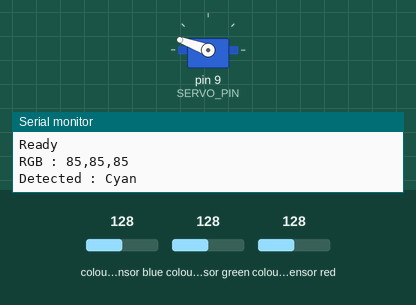
A sketch run on a simulated Arduino Uno, built with avr-gcc and run on an emulated ATmega328P. Parts: servo, the last lines printed to the serial monitor. The inputs (shaded band) are chosen by the test bench; at power-on: colour sensor blue 128, colour sensor green 128, colour sensor red 128.

Above: at 1.2 s.
1.3 s: colour sensor blue set to 55
4.5 s: colour sensor blue set to 49
At 7.5 s:
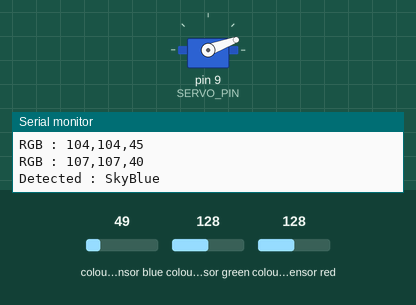
7.7 s: colour sensor green set to 109
10.9 s: colour sensor green set to 101
At 14.0 s:
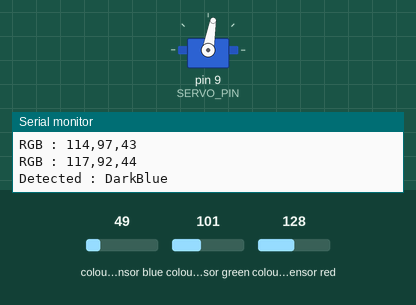
14.1 s: colour sensor red set to 143
17.3 s: colour sensor red set to 149
At 21.2 s:
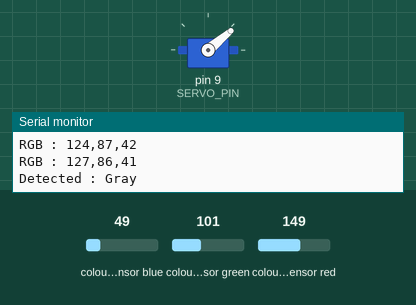
Timing chart, 0 to 21.5 s (numbered marks = the images above; inputs shaded):
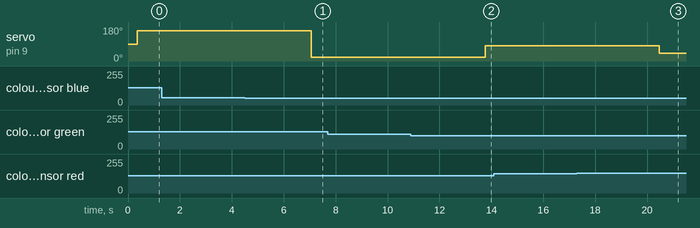

Measured:
- the behaviour switches between 52 and 51 on colour sensor blue (found by bisection; images 0 and 1)
- the behaviour switches between 106 and 105 on colour sensor green (found by bisection; images 1 and 2)
- the behaviour switches between 146 and 147 on colour sensor red (found by bisection; images 2 and 3)
- after the input at 4.5 s, servo on pin 9 (SERVO_PIN): 160° → 20° after 2.6 s
- after the input at 10.9 s, servo on pin 9 (SERVO_PIN): 20° → 80° after 2.9 s
- after the input at 17.3 s, servo on pin 9 (SERVO_PIN): 80° → 40° after 3.2 s

The sketch:

COLOR_SENSOR_GAUGE.INO
```cpp
#include <Wire.h>
#include <Adafruit_TCS34725.h>
#include <Servo.h>

Servo needleServo;

const int SERVO_PIN = 9;

// ===== Servo Angles (change to match your wheel) =====
const int servoAngles[10] = {
  180,   // Purple
  160,  // Cyan
  140,  // Orange
  120,  // Pink
  100,  // Olive Green
  80, // Dark Blue
  60, // Yellow
  40, // Gray
  20, // Sky Blue
  0  // Red
};

const char *colorNames[10] = {
  "Purple","Cyan","Orange","Pink","Olive",
  "DarkBlue","Yellow","Gray","SkyBlue","Red"
};

// ===== YOUR CALIBRATION VALUES =====
const int refRGB[10][3] = {
  {148,60,46},
  {93,99,61},
  {179,40,35},
  {175,41,38},
  {138,74,42},
  {117,81,56},
  {170,50,34},
  {133,73,48},
  {106,89,59},
  {162,51,41}
};

Adafruit_TCS34725 tcs(
TCS34725_INTEGRATIONTIME_50MS,
TCS34725_GAIN_4X);

int lastColor=-1;

void setup() {
  Serial.begin(9600);

  needleServo.attach(SERVO_PIN);
  needleServo.write(90);

  if(!tcs.begin()){
    Serial.println("Sensor not found");
    while(1);
  }

  Serial.println("Ready");
}

void loop() {

  long sr=0,sg=0,sb=0;

  for(int i=0;i<5;i++){
    uint16_t r,g,b,c;
    tcs.getRawData(&r,&g,&b,&c);

    float sum=r+g+b;
    if(sum==0) sum=1;

    sr+=(r*255.0)/sum;
    sg+=(g*255.0)/sum;
    sb+=(b*255.0)/sum;

    delay(20);
  }

  int R=sr/5;
  int G=sg/5;
  int B=sb/5;

  Serial.print("RGB : ");
  Serial.print(R);
  Serial.print(",");
  Serial.print(G);
  Serial.print(",");
  Serial.println(B);

  int best=0;
  long bestDist=999999;

  for(int i=0;i<10;i++){
    long dr=R-refRGB[i][0];
    long dg=G-refRGB[i][1];
    long db=B-refRGB[i][2];
    long d=dr*dr+dg*dg+db*db;

    if(d<bestDist){
      bestDist=d;
      best=i;
    }
  }

  if(best!=lastColor){
    needleServo.write(servoAngles[best]);
    Serial.print("Detected : ");
    Serial.println(colorNames[best]);
    lastColor=best;
  }

  delay(3000);
}
```
